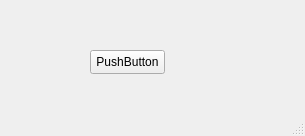
<?xml version="1.0" encoding="UTF-8"?>
<ui version="4.0">
 <class>MainWindow</class>
 <widget class="QMainWindow" name="MainWindow">
  <property name="geometry">
   <rect>
    <x>0</x>
    <y>0</y>
    <width>305</width>
    <height>136</height>
   </rect>
  </property>
  <property name="windowTitle">
   <string>MainWindow</string>
  </property>
  <widget class="QWidget" name="centralwidget">
   <widget class="QPushButton" name="pushButton">
    <property name="geometry">
     <rect>
      <x>90</x>
      <y>50</y>
      <width>75</width>
      <height>24</height>
     </rect>
    </property>
    <property name="text">
     <string>PushButton</string>
    </property>
   </widget>
  </widget>
  <widget class="QStatusBar" name="statusbar"/>
 </widget>
 <resources/>
 <connections/>
</ui>
